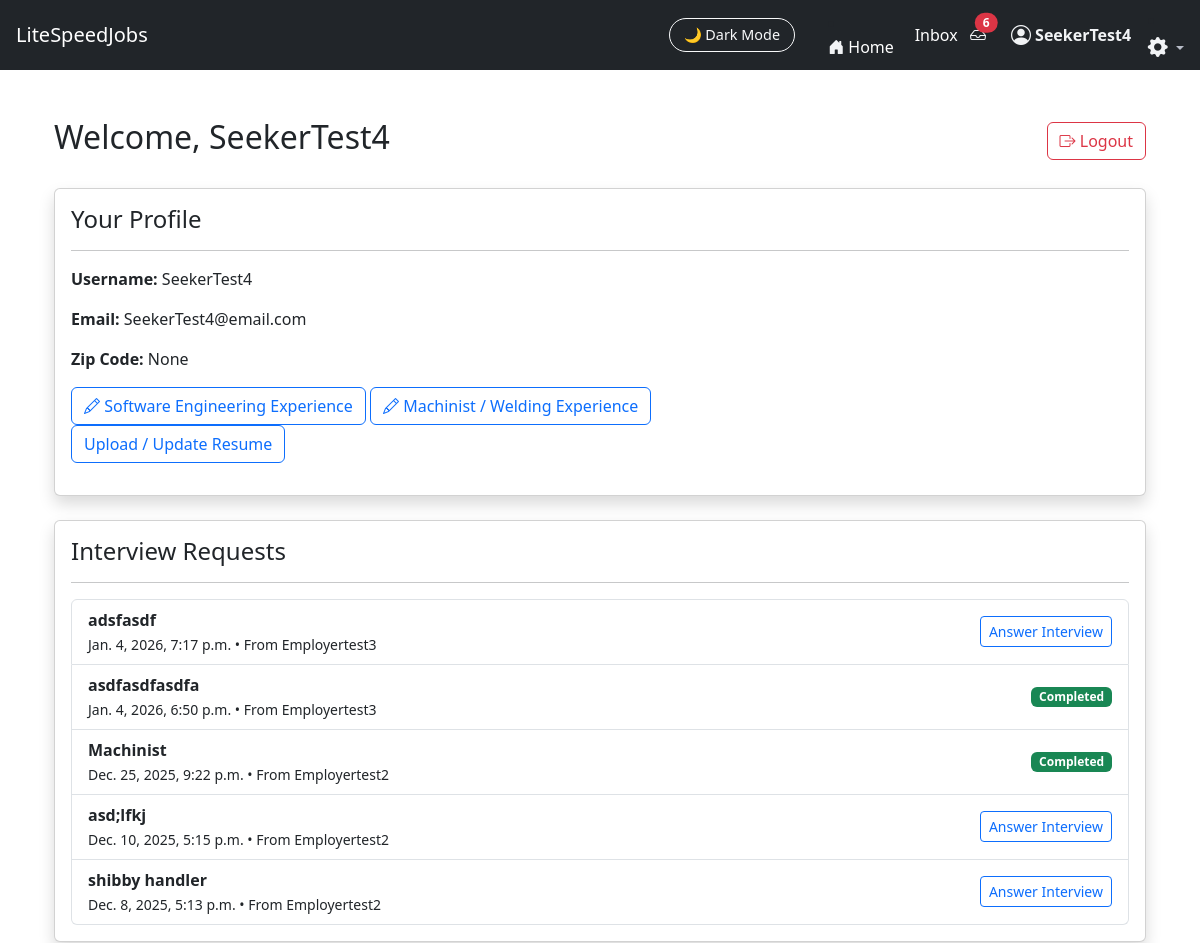
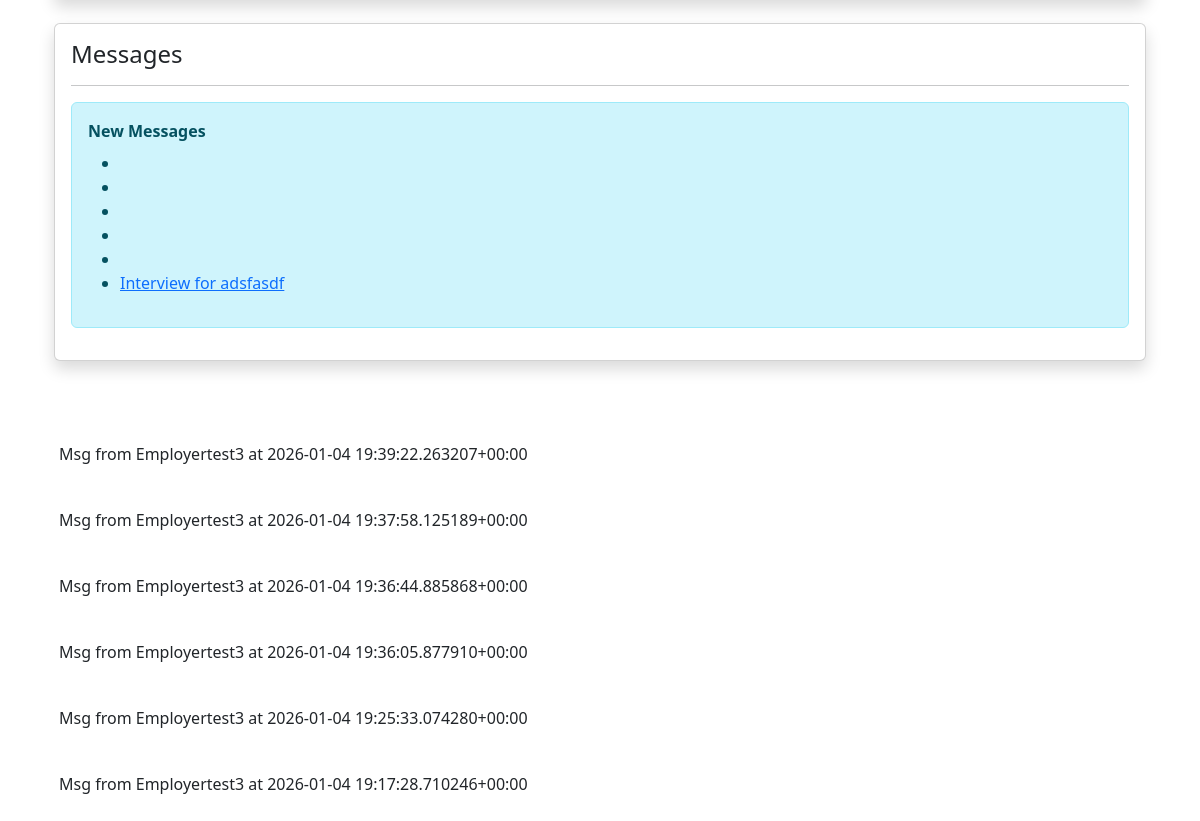
Screenshot of /JobFinder_app/seeker_dashboard/ (signed in) with the database file from the repository (2 pictures, top to bottom).
### JobFinder_app/models.py (models this page shows, shortened)
class Profile(models.Model):
    ROLE_CHOICES = (
        ("seeker", "Job Seeker"),
        ("employer", "Employer"),
    )
    user = models.OneToOneField(
        User,
        on_delete=models.CASCADE,
        related_name="profile"
    )
    role = models.CharField(
        max_length=20,
        choices=ROLE_CHOICES,
        blank=True
    )
    zip_code = models.CharField(
        max_length=10,
        blank=True,
        null=True,
        help_text="Used for job matching"
    )

class InterviewAssignment(models.Model):
    job = models.ForeignKey(Job, on_delete=models.CASCADE)
    employer = models.ForeignKey(
        User, on_delete=models.CASCADE, related_name="interview_assignments_sent"
    )
    seeker = models.ForeignKey(
        User, on_delete=models.CASCADE, related_name="interview_assignments_received"
    )
    questions = models.TextField()
    assigned_at = models.DateTimeField(auto_now_add=True)
    completed = models.BooleanField(default=False)
    employer_marked_hire = models.BooleanField(default=False)
    superuser_notified = models.BooleanField(default=False)
    require_video = models.BooleanField(default=False)

class Job(models.Model):
    SOFTWARE = "software"
    MACHINIST = "machinist"
    JOB_TYPE_CHOICES = [
        (SOFTWARE, "Software Engineering"),
        (MACHINIST, "Machinist / Fabrication"),
    ]
    user = models.ForeignKey(User, on_delete=models.CASCADE)  # Employer account
    title = models.CharField(max_length=255)
    location = models.CharField(max_length=255, blank=True)
    description = models.TextField(blank=True, default="No description provided.")
    zip_code = models.CharField(max_length=10)
    search_radius_miles = models.IntegerField(default=25)
    is_remote = models.BooleanField(default=False)
    require_video_interview = models.BooleanField(
       default=False,
       help_text="Require candidates to submit video responses to interview questions"
    )
    interview_questions = models.TextField(
        blank=True,
        help_text="Enter one question per line."
    )
    job_type = models.CharField(
        max_length=20,
        choices=JOB_TYPE_CHOICES,
        default=SOFTWARE
    )
    created_at = models.DateTimeField(auto_now_add=True)

class Message(models.Model):
    sender = models.ForeignKey(
        User, on_delete=models.CASCADE, related_name="sent_messages"
    )
    receiver = models.ForeignKey(
        User, on_delete=models.CASCADE, related_name="received_messages"
    )
    conversation = models.ForeignKey("Conversation", on_delete=models.CASCADE, related_name="messages", null=True, blank=True)
    subject = models.CharField(max_length=255)
    body = models.TextField(blank=True, default="The body was not filled in.")
    attachement = models.FileField(upload_to="messages_attachments/", null=True, blank=True)
    job = models.ForeignKey(Job, on_delete=models.CASCADE, null=True, blank=True)
    created_at = models.DateTimeField(auto_now_add=True)
    is_read = models.BooleanField(default=False)
    def __str__(self):
        return f"Msg from {self.sender} at {self.created_at}"

### JobFinder_app/views.py (the view)
# urls.py: path("seeker_dashboard/", views.seeker_dashboard, name="seeker_dashboard"),
def seeker_dashboard(request):
    profile = Profile.objects.filter(
        zip_code=request.user
    )
    assignments = InterviewAssignment.objects.filter(
        seeker=request.user
    ).order_by("-assigned_at")
    messages = Message.objects.filter(
        receiver=request.user,
        is_read=False
    ).order_by("-created_at")
    return render(request, "JobFinder_app/seeker_dashboard.html", {
        "assignments": assignments,
        "messages": messages,
        "profile": profile,
    })

### JobFinder_app/context_processors.py (called while the page is built)
def unread_message_count(request):
    if request.user.is_authenticated:
        return {
            "unread_count": Message.objects.filter(
                receiver=request.user,
                is_read=False
            ).count()
        }
    return {}

### JobFinder_app/templates/JobFinder_app/seeker_dashboard.html (shortened to what this page needs)
{% extends "JobFinder_app/base.html" %}
{% block content %}
<div class="container mt-4">
    <div class="d-flex justify-content-between align-items-center mb-4">
        <h2>Welcome, {{ request.user.username }}</h2>
        <a href="{% url 'logout' %}" class="btn btn-outline-danger">
            <i class="bi bi-box-arrow-right"></i> Logout
        </a>
    </div>
    <div class="card shadow mb-4">
        <div class="card-body">
            <h4>Your Profile</h4>
            <hr>
            <p><strong>Username:</strong> {{ request.user.username }}</p>
            <p><strong>Email:</strong> {{ request.user.email }}</p>
            <p><strong>Zip Code:</strong> {{ request.user.profile.zip_code }}</p>
            <a href="{% url 'seeker_form1' %}" class="btn btn-outline-primary">
                <i class="bi bi-pencil"></i> Software Engineering Experience
            </a>
            <a href="{% url 'machinist_experience' %}" class="btn btn-outline-primary">
               <i class="bi bi-pencil"></i> Machinist / Welding Experience
            </a>
            <p><a href="{% url 'upload_resume' %}" class="btn btn-outline-primary">
                    Upload / Update Resume
                </a>
            </p>
        </div>
    </div>
    <div class="card shadow mb-4">
        <div class="card-body">
            <h4>Interview Requests</h4>
            <hr>
            {% if assignments %}
                <ul class="list-group">
                    {% for a in assignments %}
                        <li class="list-group-item d-flex justify-content-between align-items-center">
                            <div>
                                <strong>{{ a.job.title }}</strong><br>
                                <small class="dark-muted">
                                    {{ a.assigned_at }} • From {{ a.employer.username }}
                                </small>
                            </div>
                            {% if a.completed %}
                                <span class="badge bg-success">Completed</span>
                            {% else %}
                                <a href="{% url 'answer_interview' a.id %}"
                                   class="btn btn-sm btn-outline-primary">
                                    Answer Interview
                                </a>
                            {% endif %}
                        </li>
                    {% endfor %}
                </ul>
            {% else %}
                <p class="dark-muted">No interview assignments yet.</p>
            {% endif %}
        </div>
    </div>
    <div class="card shadow mb-4">
        <div class="card-body">
            <h4>Messages</h4>
            <hr>
            {% if messages %}
                <div class="alert alert-info">
                    <strong>New Messages</strong>
                    <ul class="mt-2">
                        {% for msg in messages %}
                            <li>
                                <a href="{% url 'inbox_pro' %}?c={{ msg.conversation.id }}">
                                    {{ msg.subject }}
                                </a>
                            </li>
                        {% endfor %}
                    </ul>
                </div>
            {% endif %}
        </div>
    </div>
</div>
{% endblock %}

### JobFinder_app/templates/JobFinder_app/base.html (shortened to what this page needs)
<!DOCTYPE html>
<html lang="en" data-theme="light">
<head>
    <link href="https://cdn.jsdelivr.net/npm/bootstrap@5.3.2/dist/css/bootstrap.min.css" rel="stylesheet">
    <link href="https://cdn.jsdelivr.net/npm/bootstrap-icons@1.11.1/font/bootstrap-icons.css" rel="stylesheet">
</head>
<body>
{% load message_tags %}
<nav class="navbar navbar-expand-lg navbar-dark bg-dark px-3">
    <a class="navbar-brand" href="/">LiteSpeedJobs</a>
    <div class="ms-auto d-flex align-items-center">
        <button id="darkModeToggle" class="btn btn-outline-light ms-3">
            🌙 Dark Mode
        </button>&nbsp;&nbsp;&nbsp;&nbsp;&nbsp;&nbsp;&nbsp;&nbsp;
        <li class="nav-item">
            <a class="nav-link d-flex align-items-center home-link"
            href="{% url 'landing' %}">
                <i class="bi bi-house-door-fill me-1 nav-icon"></i>
                <span class="d-none d-md-inline">Home</span>&nbsp;&nbsp;&nbsp;&nbsp;&nbsp;
            </a>
        </li>
        {% if user.is_authenticated %}
        <a href="{% url 'inbox_pro' %}" class="nav-link d-flex align-items-center home-link">Inbox</a>&nbsp;&nbsp;&nbsp;
        <a href="{% url 'inbox_pro' %}" class="nav-link position-relative">
            <i class="bi bi-inbox"></i>
            {% if unread_count and unread_count > 0 %}
                <span id="unreadBadge"
                    class="position-absolute top-0 start-100 translate-middle badge rounded-pill bg-danger">
                    {{ unread_count }}
                </span>
            {% endif %}
        </a>
        {% else %}
        <li class="nav-item">
            <a href="{% url 'login' %}" class="nav-link">
                <i class="bi bi-inbox"></i>
            </a>
        </li>
        {% endif %}&nbsp;&nbsp;&nbsp;&nbsp;&nbsp;&nbsp;
        {% if request.user.is_authenticated %}
            <a href="{% url 'role_redirect' %}"
                class="nav-link d-flex align-items-center gap-1 user-link">
                <i class="bi bi-person-circle nav-icon fs-5"></i>
             <span class="d-none d-md-inline">
                 <strong>{{ request.user.username }}</strong>&nbsp;&nbsp;&nbsp;&nbsp;
            </span>
        {% endif %}
        <li class="nav-item dropdown ">
            <a class="nav-link dropdown-toggle p-0 account_dropdown"
            style="color:var(--ls-dark-muted)"
            href="#"
            id="settingsDropdown"
            role="button"
            data-bs-toggle="dropdown"
            aria-expanded="false"
            data-bs-placement="bottom"
            title="Account settings">
                <i class="bi bi-gear-fill fs-5 text-white"></i>
            </a>
        </li>
    </div>
</nav>
<div class="container py-4">
    {% block content %}{% endblock %}
</div>
{% if messages %}
<div class="container mt-3">
    {% for message in messages %}
        <div class="alert alert-{{ message.tags }} mb-2">
            {{ message }}
        </div>
    {% endfor %}
</div>
{% endif %}
</body>
</html>

### JobFinder_app/templates/JobFinder_app/base.html (style rules this page uses)
:root { --ls-bg: #ffffff; --ls-bg-card: #f7f9fc; --ls-text: #141414; --ls-text-muted: #555; --ls-border: #e4e7ec; --ls-icon-color: #f1f3f5; --chat-bg: #fffffff5; --chat-panel-bg: #f8f9fa; --chat-border: #dee2e6; --chat-text: #212529; --chat-muted: #6c757d; --bubble-sent-bg: #0d6efd; --bubble-sent-text: #ffffff; --bubble-received-bg: #e9ecef; --bubble-received-text: #212529; --account-settings: #9de3f4; --ls-primary: #4dabf7; --ls-dark-bg: #0e1116; --ls-dark-bg-card: #1a1d24; --ls-dark-border: #2b2e36; --ls-dark-text: #f1f3f7; --ls-dark-muted: #b7bcc7; }
body { transition: background 0.3s ease, color 0.3s ease; }
.navbar { transition: background 0.3s ease; }
.card { transition: background 0.3s ease, border 0.3s ease; }
.btn { transition: background 0.25s ease, color 0.25s ease, border 0.25s ease; }
.navbar .nav-link i, .navbar .inbox-icon { color: var(--ls-icon-color) !important; transition: color 0.2s ease; }
.user-link .nav-icon, .user-link span { color: var(--ls-icon-color); transition: color 0.2s ease; font-weight: 500; }
.home-link, .home-link i { color: #ffffff !important; }
.bi-gear-fill { transition: transform 0.3s ease; }
.account_dropdown { color: var(--account-settings); }
#darkModeToggle { font-size: 0.9rem; border-radius: 25px; padding: 5px 14px; cursor: pointer; }

### rows the page displays
InterviewAssignment: job "adsfasdf", assigned_at "Jan. 4, 2026, 7:17 p.m.", employer.username "Employertest3", completed "Answer Interview"
InterviewAssignment: job "asdfasdfasdfa", assigned_at "Jan. 4, 2026, 6:50 p.m.", employer.username "Employertest3", completed "Completed"
InterviewAssignment: job "Machinist", assigned_at "Dec. 25, 2025, 9:22 p.m.", employer.username "Employertest2", completed "Completed"
InterviewAssignment: job "asd;lfkj", assigned_at "Dec. 10, 2025, 5:15 p.m.", employer.username "Employertest2", completed "Answer Interview"
InterviewAssignment: job "shibby handler", assigned_at "Dec. 8, 2025, 5:13 p.m.", employer.username "Employertest2", completed "Answer Interview"
Message: subject "Interview for adsfasdf", sender+created_at "Msg from Employertest3 at 2026-01-04 19:17:28.710246+00:00"
Message: sender+created_at "Msg from Employertest3 at 2026-01-04 19:39:22.263207+00:00"
Message: sender+created_at "Msg from Employertest3 at 2026-01-04 19:37:58.125189+00:00"
Message: sender+created_at "Msg from Employertest3 at 2026-01-04 19:36:44.885868+00:00"
Message: sender+created_at "Msg from Employertest3 at 2026-01-04 19:36:05.877910+00:00"
Message: sender+created_at "Msg from Employertest3 at 2026-01-04 19:25:33.074280+00:00"

### other values shown
{{ unread_count }} "6"
{{ request.user.username }} "SeekerTest4"
{{ request.user.email }} "SeekerTest4@email.com"
{{ request.user.profile.zip_code }} "None"
